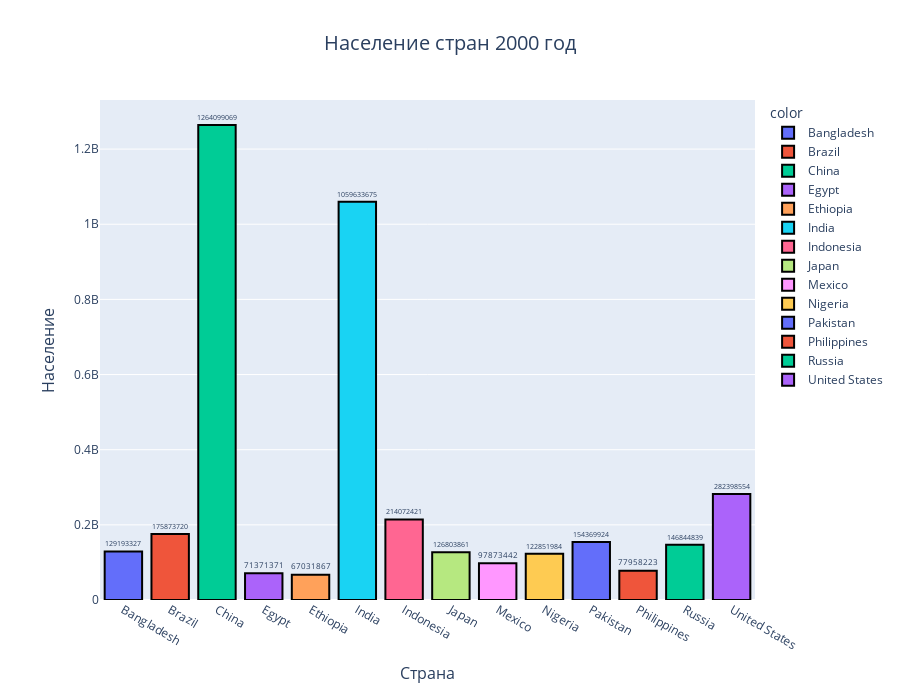

Notebook cell for this chart:
### Markdown cell above
3. Построить столбчатую диаграмму (.bar) с использованием модуля
graph_objs из библиотеки Plotly со следующими параметрами:
3.1. По оси Х указать дату или название, по оси У указать количественный
показатель.
3.2. Сделать так, чтобы столбец принимал цвет в зависимости от значения
показателя (marker=dict(color=признак, coloraxis="coloraxis")).
3.3. Сделать так, чтобы границы каждого столбца были выделены чёрной
линией с толщиной равной 2.
3.4. Отобразить заголовок диаграммы, разместив его по центру сверху, с
20 размером текста.
3.5. Добавить подписи для осей X и Y с размером текста, равным 16. Для
оси абсцисс развернуть метки так, чтобы они читались под углом,
равным 315.
3.6. Размер текста меток осей сделать равным 14.
3.7. Расположить график во всю ширину рабочей области и присвоить
высоту, равную 700 пикселей.
3.8. Убрать лишние отступы по краям

### Code cell
x = data.loc[data['2022 Population'] > 100000000]['Country']
y = data.loc[data['2022 Population'] > 100000000]['2000 Population']

barchart = px.bar(
    x=x,
    y=y,
    color=x,
    text=y,
    height=700,
    labels={
        'x':'Страна',
        'y':'Население'
    }

)

fig = go.Figure(
    barchart
)

fig.update_traces(
    textfont_size=14,
    textangle=0,
    textposition='outside',
    marker=dict(line=dict(
        color='black',
        width=2
    ))
)

fig.update_layout(
    title_text='Население стран 2000 год', 
    title_x=0.5,
    title_font_size=20,
    margin=dict(
        l=100,
        r=100,
        t=100,
        b=100
    ),
    xaxis_title_font_size=16,
    yaxis_title_font_size=16
    )


fig.show()

### Figure 1 — Plotly figure (JSON) as saved in the notebook; plotly's stock layout.template omitted (floating-point values rounded to 4 significant figures)
{"data": [{"alignmentgroup": "True", "hovertemplate": "color=Bangladesh<br>Страна=%{x}<br>Население=%{y}<br>text=%{text}<extra></extra>", "legendgroup": "Bangladesh", "marker": {"color": "#636efa", "line": {"color": "black", "width": 2}, "pattern": {"shape": ""}}, "name": "Bangladesh", "offsetgroup": "Bangladesh", "orientation": "v", "showlegend": true, "text": [129193327], "textangle": 0, "textfont": {"size": 14}, "textposition": "outside", "type": "bar", "x": ["Bangladesh"], "xaxis": "x", "y": [129193327], "yaxis": "y"}, {"alignmentgroup": "True", "hovertemplate": "color=Brazil<br>Страна=%{x}<br>Население=%{y}<br>text=%{text}<extra></extra>", "legendgroup": "Brazil", "marker": {"color": "#EF553B", "line": {"color": "black", "width": 2}, "pattern": {"shape": ""}}, "name": "Brazil", "offsetgroup": "Brazil", "orientation": "v", "showlegend": true, "text": [175873720], "textangle": 0, "textfont": {"size": 14}, "textposition": "outside", "type": "bar", "x": ["Brazil"], "xaxis": "x", "y": [175873720], "yaxis": "y"}, {"alignmentgroup": "True", "hovertemplate": "color=China<br>Страна=%{x}<br>Население=%{y}<br>text=%{text}<extra></extra>", "legendgroup": "China", "marker": {"color": "#00cc96", "line": {"color": "black", "width": 2}, "pattern": {"shape": ""}}, "name": "China", "offsetgroup": "China", "orientation": "v", "showlegend": true, "text": [1264099069], "textangle": 0, "textfont": {"size": 14}, "textposition": "outside", "type": "bar", "x": ["China"], "xaxis": "x", "y": [1264099069], "yaxis": "y"}, {"alignmentgroup": "True", "hovertemplate": "color=Egypt<br>Страна=%{x}<br>Население=%{y}<br>text=%{text}<extra></extra>", "legendgroup": "Egypt", "marker": {"color": "#ab63fa", "line": {"color": "black", "width": 2}, "pattern": {"shape": ""}}, "name": "Egypt", "offsetgroup": "Egypt", "orientation": "v", "showlegend": true, "text": [71371371], "textangle": 0, "textfont": {"size": 14}, "textposition": "outside", "type": "bar", "x": ["Egypt"], "xaxis": "x", "y": [71371371], "yaxis": "y"}, {"alignmentgroup": "True", "hovertemplate": "color=Ethiopia<br>Страна=%{x}<br>Население=%{y}<br>text=%{text}<extra></extra>", "legendgroup": "Ethiopia", "marker": {"color": "#FFA15A", "line": {"color": "black", "width": 2}, "pattern": {"shape": ""}}, "name": "Ethiopia", "offsetgroup": "Ethiopia", "orientation": "v", "showlegend": true, "text": [67031867], "textangle": 0, "textfont": {"size": 14}, "textposition": "outside", "type": "bar", "x": ["Ethiopia"], "xaxis": "x", "y": [67031867], "yaxis": "y"}, {"alignmentgroup": "True", "hovertemplate": "color=India<br>Страна=%{x}<br>Население=%{y}<br>text=%{text}<extra></extra>", "legendgroup": "India", "marker": {"color": "#19d3f3", "line": {"color": "black", "width": 2}, "pattern": {"shape": ""}}, "name": "India", "offsetgroup": "India", "orientation": "v", "showlegend": true, "text": [1059633675], "textangle": 0, "textfont": {"size": 14}, "textposition": "outside", "type": "bar", "x": ["India"], "xaxis": "x", "y": [1059633675], "yaxis": "y"}, {"alignmentgroup": "True", "hovertemplate": "color=Indonesia<br>Страна=%{x}<br>Население=%{y}<br>text=%{text}<extra></extra>", "legendgroup": "Indonesia", "marker": {"color": "#FF6692", "line": {"color": "black", "width": 2}, "pattern": {"shape": ""}}, "name": "Indonesia", "offsetgroup": "Indonesia", "orientation": "v", "showlegend": true, "text": [214072421], "textangle": 0, "textfont": {"size": 14}, "textposition": "outside", "type": "bar", "x": ["Indonesia"], "xaxis": "x", "y": [214072421], "yaxis": "y"}, {"alignmentgroup": "True", "hovertemplate": "color=Japan<br>Страна=%{x}<br>Население=%{y}<br>text=%{text}<extra></extra>", "legendgroup": "Japan", "marker": {"color": "#B6E880", "line": {"color": "black", "width": 2}, "pattern": {"shape": ""}}, "name": "Japan", "offsetgroup": "Japan", "orientation": "v", "showlegend": true, "text": [126803861], "textangle": 0, "textfont": {"size": 14}, "textposition": "outside", "type": "bar", "x": ["Japan"], "xaxis": "x", "y": [126803861], "yaxis": "y"}, {"alignmentgroup": "True", "hovertemplate": "color=Mexico<br>Страна=%{x}<br>Население=%{y}<br>text=%{text}<extra></extra>", "legendgroup": "Mexico", "marker": {"color": "#FF97FF", "line": {"color": "black", "width": 2}, "pattern": {"shape": ""}}, "name": "Mexico", "offsetgroup": "Mexico", "orientation": "v", "showlegend": true, "text": [97873442], "textangle": 0, "textfont": {"size": 14}, "textposition": "outside", "type": "bar", "x": ["Mexico"], "xaxis": "x", "y": [97873442], "yaxis": "y"}, {"alignmentgroup": "True", "hovertemplate": "color=Nigeria<br>Страна=%{x}<br>Население=%{y}<br>text=%{text}<extra></extra>", "legendgroup": "Nigeria", "marker": {"color": "#FECB52", "line": {"color": "black", "width": 2}, "pattern": {"shape": ""}}, "name": "Nigeria", "offsetgroup": "Nigeria", "orientation": "v", "showlegend": true, "text": [122851984], "textangle": 0, "textfont": {"size": 14}, "textposition": "outside", "type": "bar", "x": ["Nigeria"], "xaxis": "x", "y": [122851984], "yaxis": "y"}, {"alignmentgroup": "True", "hovertemplate": "color=Pakistan<br>Страна=%{x}<br>Население=%{y}<br>text=%{text}<extra></extra>", "legendgroup": "Pakistan", "marker": {"color": "#636efa", "line": {"color": "black", "width": 2}, "pattern": {"shape": ""}}, "name": "Pakistan", "offsetgroup": "Pakistan", "orientation": "v", "showlegend": true, "text": [154369924], "textangle": 0, "textfont": {"size": 14}, "textposition": "outside", "type": "bar", "x": ["Pakistan"], "xaxis": "x", "y": [154369924], "yaxis": "y"}, {"alignmentgroup": "True", "hovertemplate": "color=Philippines<br>Страна=%{x}<br>Население=%{y}<br>text=%{text}<extra></extra>", "legendgroup": "Philippines", "marker": {"color": "#EF553B", "line": {"color": "black", "width": 2}, "pattern": {"shape": ""}}, "name": "Philippines", "offsetgroup": "Philippines", "orientation": "v", "showlegend": true, "text": [77958223], "textangle": 0, "textfont": {"size": 14}, "textposition": "outside", "type": "bar", "x": ["Philippines"], "xaxis": "x", "y": [77958223], "yaxis": "y"}, {"alignmentgroup": "True", "hovertemplate": "color=Russia<br>Страна=%{x}<br>Население=%{y}<br>text=%{text}<extra></extra>", "legendgroup": "Russia", "marker": {"color": "#00cc96", "line": {"color": "black", "width": 2}, "pattern": {"shape": ""}}, "name": "Russia", "offsetgroup": "Russia", "orientation": "v", "showlegend": true, "text": [146844839], "textangle": 0, "textfont": {"size": 14}, "textposition": "outside", "type": "bar", "x": ["Russia"], "xaxis": "x", "y": [146844839], "yaxis": "y"}, {"alignmentgroup": "True", "hovertemplate": "color=United States<br>Страна=%{x}<br>Население=%{y}<br>text=%{text}<extra></extra>", "legendgroup": "United States", "marker": {"color": "#ab63fa", "line": {"color": "black", "width": 2}, "pattern": {"shape": ""}}, "name": "United States", "offsetgroup": "United States", "orientation": "v", "showlegend": true, "text": [282398554], "textangle": 0, "textfont": {"size": 14}, "textposition": "outside", "type": "bar", "x": ["United States"], "xaxis": "x", "y": [282398554], "yaxis": "y"}], "layout": {"barmode": "relative", "height": 700, "legend": {"title": {"text": "color"}, "tracegroupgap": 0}, "margin": {"b": 100, "l": 100, "r": 100, "t": 100}, "title": {"font": {"size": 20}, "text": "Население стран 2000 год", "x": 0.5}, "xaxis": {"anchor": "y", "domain": [0, 1], "title": {"font": {"size": 16}, "text": "Страна"}}, "yaxis": {"anchor": "x", "domain": [0, 1], "title": {"font": {"size": 16}, "text": "Население"}}}}
